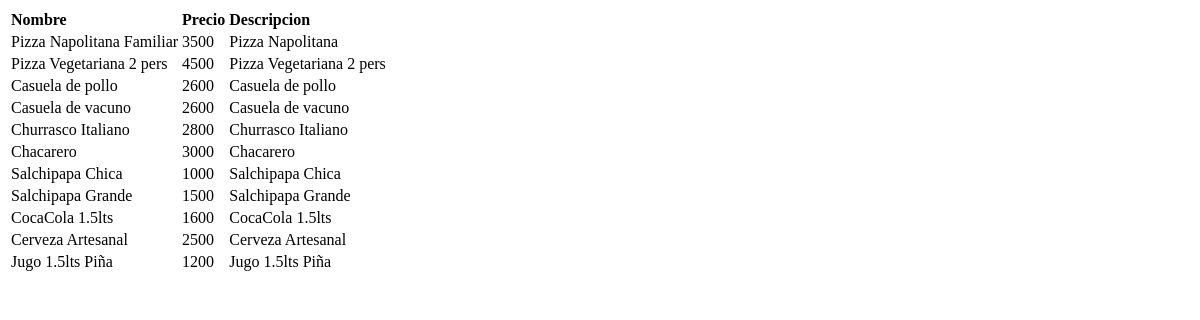
Page /PHP/ProdAdmin.php on the earlier database version.
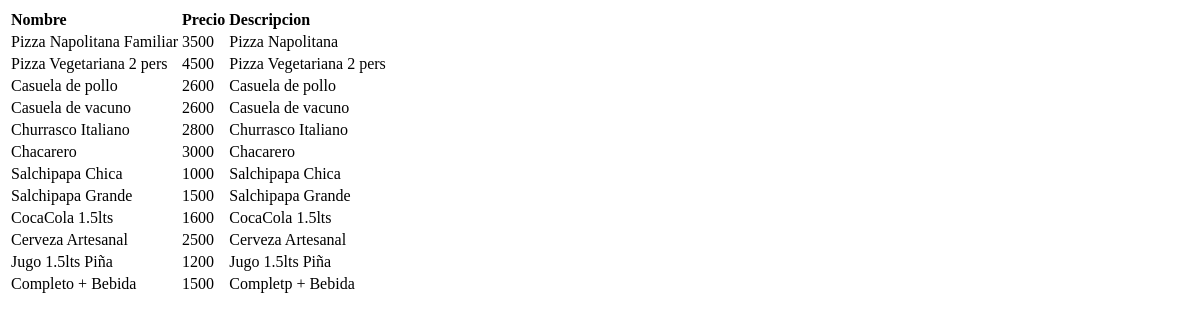
Same page on the later database version.
### tables this page shows
CREATE TABLE `producto` (
  `Id_Producto` int(5) NOT NULL,
  `Nombre` char(50) NOT NULL,
  `Precio` int(5) NOT NULL,
  `Descripcion` char(255) NOT NULL,
  `Id_Categoria` int(3) NOT NULL,
  `Foto` char(60) DEFAULT NULL
);

### PHP/ProdAdmin.php (the view, shortened to what this page needs)
<!DOCTYPE html>
<html lang=es>
	<head>
 	</head>
	<body>
		<div>
		<?php
			include("conex.inc");
			$consulta = "SELECT Id_Producto, Nombre, Precio,Descripcion FROM producto";
			$respuesta = mysqli_query($db, $consulta);
			echo "<table class='table'><tr> <td><b>Nombre</b></td>  <td><b>Precio</b></td> <td><b>Descripcion</b></td> <td></td> <td></td></tr>";
			while($fila=mysqli_fetch_object($respuesta))
				echo "<tr><td>$fila->Nombre</td>
					      <td>$fila->Precio</td>
					      <td>$fila->Descripcion</td>
					      <td><a href='#' onclick='AjaxElimina($fila->Id_Producto)'><span class='glyphicon glyphicon-trash'></span></a></td>
					      <td><a href='#' onclick='AjaxEdita($fila->Id_Producto)'><span class='glyphicon glyphicon-pencil'></span></a></td></tr>";
			echo "</table>";
		?>
		</div>
	</body>
</html>

Differences in the rows shown:
added producto: Nombre "Completo + Bebida", Precio "1500", Descripcion "Completp + Bebida"
